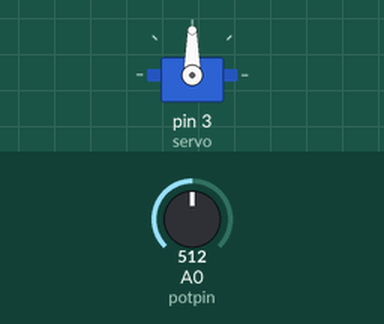
This sketch was run on a simulated Arduino Uno, built with avr-gcc and run on an emulated ATmega328P. On the bench: servo. The inputs (shaded band) are chosen by the test bench; at power-on: A0 (potpin) = 512.

Above: at 1.2 s.
1.3 s: A0 (potpin) set to 716
At 1.8 s:
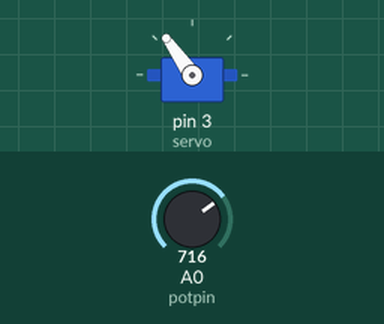
2.8 s: A0 (potpin) set to 900
At 4.0 s:
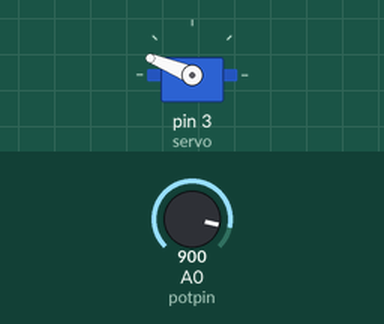
4.3 s: A0 (potpin) set to 1023
At 5.4 s:
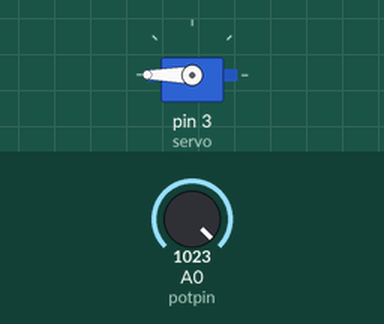
5.8 s: A0 (potpin) set to 306
At 6.3 s:
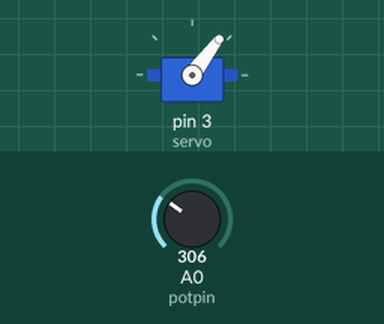
7.3 s: A0 (potpin) set to 122
At 7.8 s:
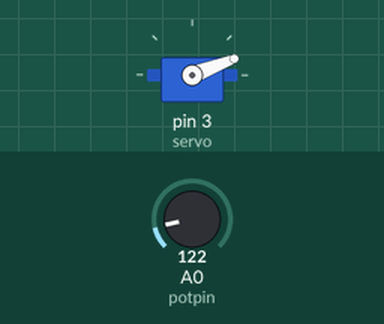
Timing chart, 0 to 9.8 s (numbered marks = the images above; inputs shaded):
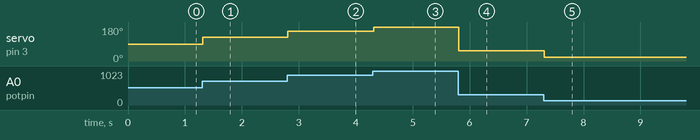

The sketch:

5.1.ino
```cpp
#include <Servo.h>

Servo servo;
int potpin = A0;
int val;

void setup() {
  servo.attach(3);
  servo.write(0);
}

void loop() {
  val = analogRead(potpin);
  val = map(val, 0, 1023, 0, 180);
  servo.write(val);
  delay(15);
}
```

Measured:
- after the input at 1.3 s, servo on pin 3 (servo): 90° → 125° at once
- after the input at 2.8 s, servo on pin 3 (servo): 125° → 158° at once
- after the input at 4.3 s, servo on pin 3 (servo): 158° → 180° at once
- after the input at 5.8 s, servo on pin 3 (servo): 180° → 53° at once
- after the input at 7.3 s, servo on pin 3 (servo): 53° → 21° at once
